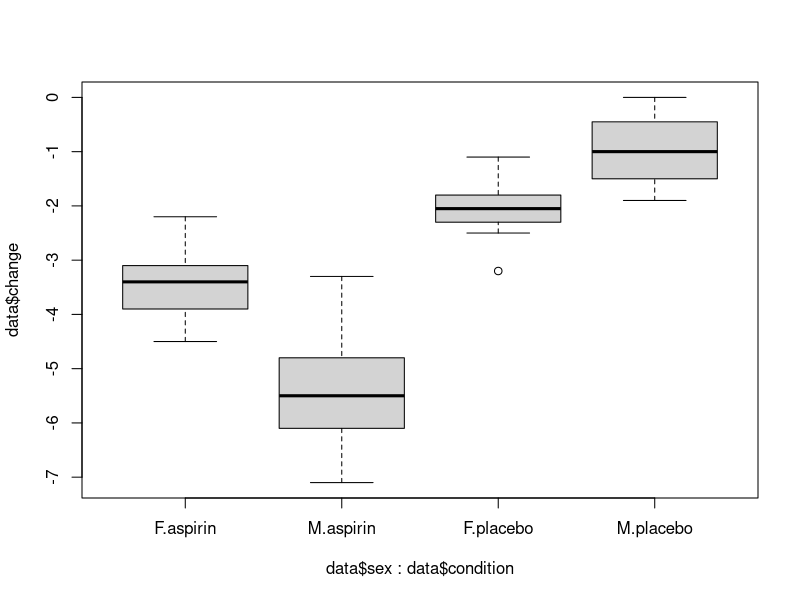

This figure's R source:
## ---- chunk 1
library(dplyr)
data <- read.table(header=TRUE, text='
                   subject sex condition before after change
                   1   F   placebo   10.1   6.9   -3.2
                   2   F   placebo    6.3   4.2   -2.1
                   3   M   aspirin   12.4   6.3   -6.1
                   4   F   placebo    8.1   6.1   -2.0
                   5   M   aspirin   15.2   9.9   -5.3
                   6   F   aspirin   10.9   7.0   -3.9
                   7   F   aspirin   11.6   8.5   -3.1
                   8   M   aspirin    9.5   3.0   -6.5
                   9   F   placebo   11.5   9.0   -2.5
                   10   M   placebo   11.9  11.0   -0.9
                   11   F   aspirin   11.4   8.0   -3.4
                   12   M   aspirin   10.0   4.4   -5.6
                   13   M   aspirin   12.5   5.4   -7.1
                   14   M   placebo   10.6  10.6    0.0
                   15   M   aspirin    9.1   4.3   -4.8
                   16   F   placebo   12.1  10.2   -1.9
                   17   F   placebo   11.0   8.8   -2.2
                   18   F   placebo   11.9  10.2   -1.7
                   19   M   aspirin    9.1   3.6   -5.5
                   20   M   placebo   13.5  12.4   -1.1
                   21   M   aspirin   12.0   7.5   -4.5
                   22   F   placebo    9.1   7.6   -1.5
                   23   M   placebo    9.9   8.0   -1.9
                   24   F   placebo    7.6   5.2   -2.4
                   25   F   placebo   11.8   9.7   -2.1
                   26   F   placebo   11.8  10.7   -1.1
                   27   F   aspirin   10.1   7.9   -2.2
                   29   F   aspirin   11.3   6.8   -4.5
                   28   M   aspirin   11.6   8.3   -3.3
                   30   F   placebo   10.3   8.3   -2.0
                   ')

## ---- chunk 2
boxplot(data$change ~ data$sex + data$condition)
## ---- chunk 3
data %>% 
  group_by(sex,condition) %>%
  summarise_each(funs(length,mean,sd),change) %>%
  mutate(se=sd/sqrt(length))
